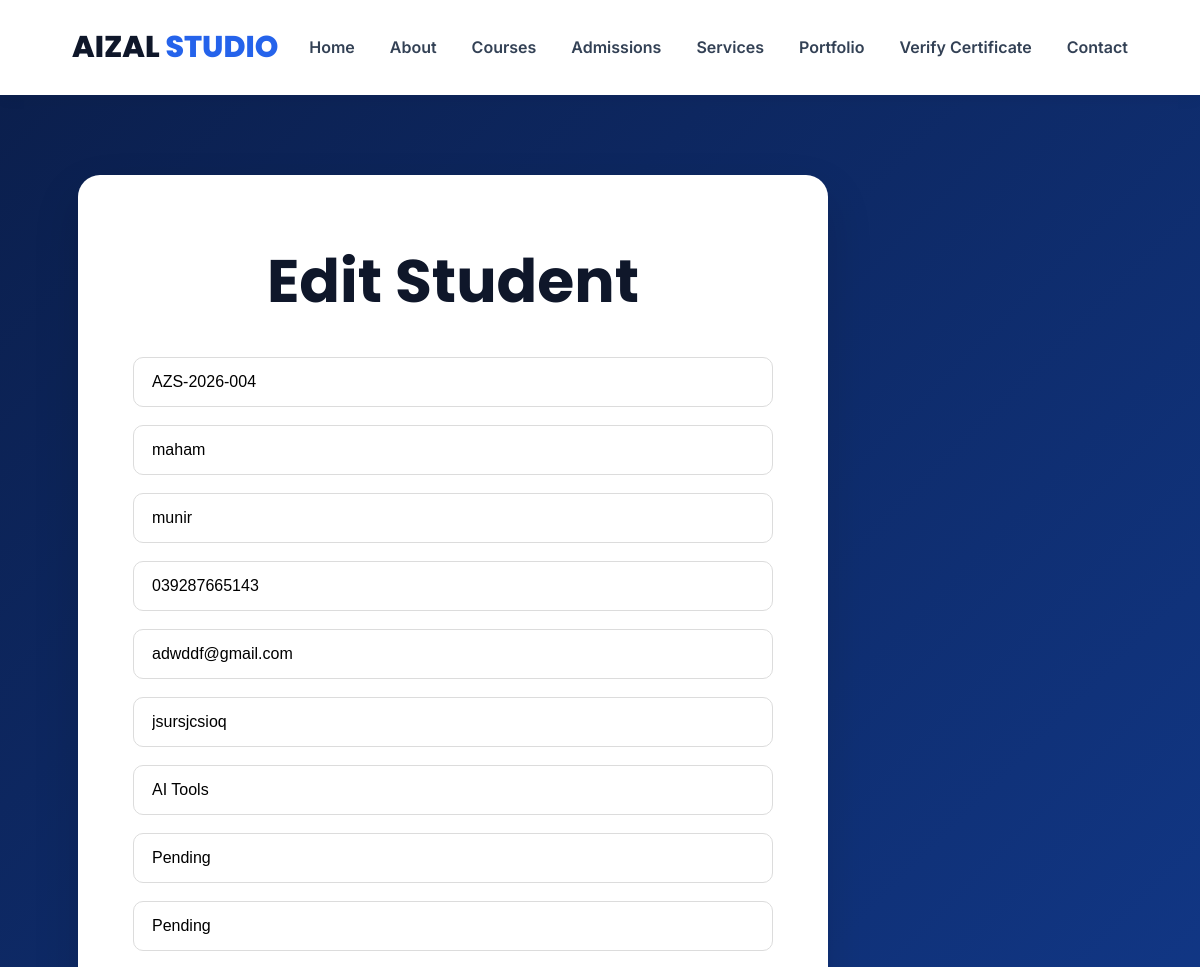
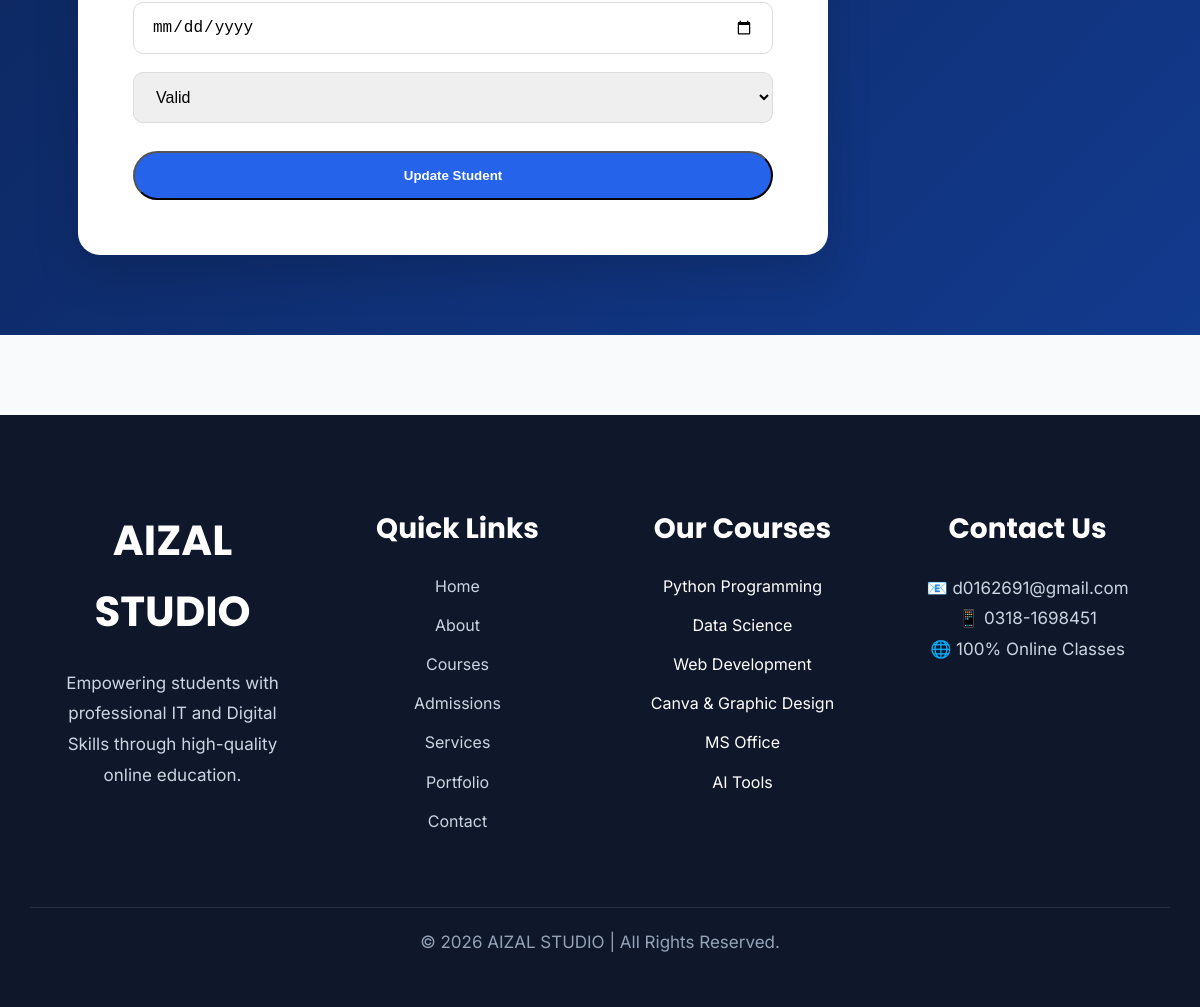
Screenshot of /admin/edit-student/6 with the database file from the repository (2 pictures, top to bottom).
### tables this page shows
CREATE TABLE students(

id INTEGER PRIMARY KEY AUTOINCREMENT,

certificate_id TEXT UNIQUE,

student_name TEXT,

father_name TEXT,

course TEXT,

duration TEXT,

grade TEXT,

issue_date TEXT,

status TEXT

, phone TEXT, email TEXT, city TEXT);

### app.py (the view, shortened to what this page needs)
@app.route("/admin/edit-student/<int:id>", methods=["GET", "POST"])
def edit_student(id):
    connection = get_connection()
    cursor = connection.cursor()
    cursor.execute(
        "SELECT * FROM students WHERE id=?",
        (id,)
    )
    student = cursor.fetchone()
    connection.close()
    return render_template(
        "admin/edit_student.html",
        student=student
    )

### db.py (called while the page is built)
def get_connection():
    connection = sqlite3.connect(
        DATABASE,
        timeout=30,
        check_same_thread=False
    )
    connection.row_factory = sqlite3.Row
    return connection

### templates/admin/edit_student.html (shortened to what this page needs)
{% extends "base.html" %}
{% block content %}
<section class="verify-section">
<div class="container">
<div class="verify-card">
<h1>Edit Student</h1>
<form method="POST">
<input
type="text"
name="certificate_id"
value="{{ student.certificate_id }}"
placeholder="Certificate ID"
required>
<input
type="text"
name="student_name"
value="{{ student.student_name }}"
placeholder="Student Name"
required>
<input
type="text"
name="father_name"
value="{{ student.father_name }}"
placeholder="Father Name"
required>
<input
type="text"
name="phone"
value="{{ student.phone }}"
placeholder="Phone Number">
<input
type="email"
name="email"
value="{{ student.email }}"
placeholder="Email Address">
<input
type="text"
name="city"
value="{{ student.city }}"
placeholder="City">
<input
type="text"
name="course"
value="{{ student.course }}"
placeholder="Course"
required>
<input
type="text"
name="duration"
value="{{ student.duration }}"
placeholder="Duration"
required>
<input
type="text"
name="grade"
value="{{ student.grade }}"
placeholder="Grade"
required>
<input
type="date"
name="issue_date"
value="{{ student.issue_date }}">
<select name="status">
<option value="Valid"
{% if student.status=="Valid" %}selected{% endif %}>
Valid
</option>
</select>
<button class="btn">
Update Student
</button>
</form>
</div>
</div>
</section>
{% endblock %}

### static/css/style.css (style rules this page uses)
* { margin:0; padding:0; box-sizing:border-box; }
:root { --primary:#2563EB; --secondary:#06B6D4; --accent:#7C3AED; --dark:#0F172A; --text:#334155; --white:#ffffff; --background:#F8FAFC; --border:#E2E8F0; --shadow:0 10px 30px rgba(0,0,0,.08); --radius:14px; }
html { scroll-behavior:smooth; }
body { font-family:'Inter',sans-serif; background:var(--background); color:var(--text); line-height:1.7; }
.container { width:90%; max-width:1250px; margin:auto; }
h1,h2,h3,h4,h5,h6 { font-family:'Poppins',sans-serif; color:var(--dark); font-weight:700; }
h1 { font-size:60px; }
.btn { display:inline-block; padding:15px 34px; border-radius:50px; background:var(--primary); color:#fff; transition:.35s; font-weight:600; }
section { padding:90px 0; }
select { width:100%; padding:15px; border-radius:10px; border:1px solid #ddd; }
.verify-card form { display:flex; flex-direction:column; gap:18px; margin-top:25px; }
.verify-card input, .verify-card select { width:100%; padding:15px 18px; border:1px solid #dcdcdc; border-radius:10px; font-size:16px; outline:none; transition:.3s; }
.verify-card button { margin-top:10px; width:100%; }
.verify-section { min-height:100vh; display:flex; align-items:center; justify-content:center; padding:80px 20px; background:linear-gradient(135deg,#0B1F4D,#123A8D); }
.verify-card { max-width:750px; width:100%; background:#ffffff; padding:55px; border-radius:22px; text-align:center; box-shadow:0 20px 45px rgba(0,0,0,.15); }

### rows the page displays
students: certificate_id "AZS-2026-004", student_name "maham", father_name "munir", phone "039287665143", email "adwddf@gmail.com", city "jsursjcsioq", course "AI Tools", duration "Pending", grade "Pending", status "Valid"
